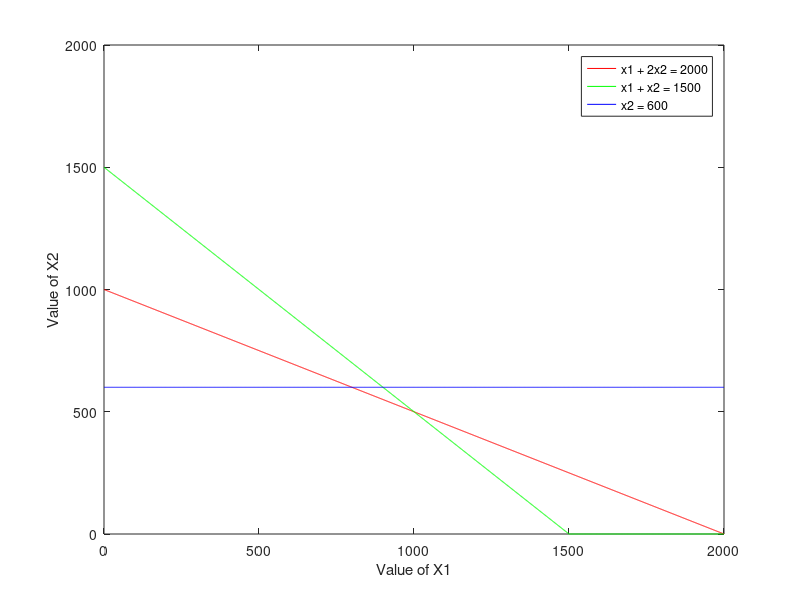

Write the MATLAB code that produced this figure. (Note: this script raises an error after producing the figure.)
%% Input Problem
Z = [3 5]; % Objective function
A = [1 2;1 1;0 1]; % Constrains
b = [2000;1500;600]; % RHS

%% Ploting Graph
x1 = 0:1:max(b); % X-axis 0..1..2..3..4..5....max(b)

x21 = (b(1) - A(1,1).*x1)./A(1,2); % a1*X1 + a2*X2 = b1  
x22 = (b(2) - A(2,1).*x1)./A(2,2); % X2 = (b1 - a1*X1)/a2
x23 = (b(3) - A(3,1).*x1)./A(3,2);

x21 = max(0,x21); % Since my x1,x2 >=0 
x22 = max(0,x22); % any -ve value will be replace by zero
x23 = max(0,x23);

plot(x1,x21,'r',x1,x22,'g',x1,x23,'b');
xlabel('Value of X1');
ylabel('Value of X2');
legend('x1 + 2x2 = 2000','x1 + x2 = 1500','x2 = 600');

%% Finding Corner Points on Axis

cx1 = find(x1==0); % points where x1 == 0

c1 = find(x21==0); % points where x21 == 0
Line1 = [x1(:,[c1 cx1]); x21(:,[c1 cx1])]';  % [(x1,x2) ; (x1,x2)]

c2 = find(x22 ==0);
Line2 = [x1(:,[c2 cx1]); x22(:,[c2 cx1])]';

c3 = find(x23 ==0);
Line3 = [x1(:,[c3 cx1]); x23(:,[c3 cx1])]';

final = unique([Line1;Line2;Line3],'rows'); 
%  the unique function takes each row as a unique element and 
%  will return the rows in order from smallest to largest, 
%  removing duplicate rows

%% Finding Intersection Points
Hg = [0;0];
for i=1:size(A,1)
    hg1 = A(i,:);
    b1 = b(i);
    for j=i+1:size(A,1)
        hg2 = A(j,:);
        b2 = b(j);
        Aa = [hg1;hg2];
        Bb = [b1;b2];
        Xx = Aa\Bb;
        Hg = [Hg Xx];
    end
end
pts = Hg';

%% All Corner Points of BFS
allpts = [pts;final];
points = unique(allpts,'rows');

%% Finding FR points

%%%% Constraint 1
X1 = points(:,1);
X2 = points(:,2);
const1 = X1 + 2.*X2 -2000;  % <= 0 
h1 = find(const1>0);    % return index of all points which does not satisfy condition
points(h1,:) = [];           % remove all such Constraints

%%%% Constraint 2
X1 = points(:,1);
X2 = points(:,2);
const2 = X1 + X2 -1500;  % <= 0 
h2 = find(const2>0);    % return index of all points which does not satisfy condition
points(h2,:) = [];           % remove all such Constraints

%%%% Constraint 3
X1 = points(:,1);
X2 = points(:,2);
const3 = X2 -600;  % <= 0 
h3 = find(const3>0);    % return index of all points which does not satisfy condition
points(h3,:) = [];           % remove all such Constraints

PT = unique(points,'rows');

%% Compute Objective Function Value

for i=1:size(PT,1)
    Fx(i,:) = sum(PT(i,:).*Z);
end

final_ans = [PT Fx];

%% Find Optimal Value
[fx_val,indx] = max(Fx);
opt_val = final_ans(indx,:);

OPT_BFS = array2table(opt_val);
OPT_BFS.Properties.VariableNames(1:size(OPT_BFS,2)) = {'X1','X2','VALUE'}